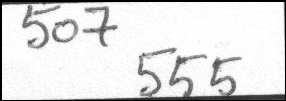
#> input picture clips/a46.png, 286 x 101 px, found by its file name
$ python recorgnizer.py
#> lines starting #> are read from the running program, lines starting #| are printed output that depends on the picture; after the words box and inside, x2 and y2 are one past the last pixel; in counts of white or black regions, pixels touching at a corner belong together
import cv2
import pytesseract
import numpy as np

#pytesseract.pytesseract.tesseract_cmd = r"C:\Program Files\Tesseract-OCR\tesseract.exe"

# Load image, grayscale, Otsu's threshold
image = cv2.imread(r'D:\study\SIH\clips\a46.png')
#> image is the input picture: shape (101, 286, 3); min 0, max 255, mean 224.5
gray = cv2.cvtColor(image, cv2.COLOR_BGR2GRAY)
thresh = cv2.threshold(gray, 0, 255, cv2.THRESH_BINARY_INV + cv2.THRESH_OTSU)[1]
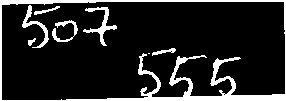
#> thresh: shape (101, 286); 13.5% white; 8 white regions (1 under 20 px), largest, box (x1, y1, x2, y2) and area: (0, 0, 286, 101) 2971, (83, 7, 117, 46) 319, (22, 5, 49, 48) 251

# Repair horizontal table lines
kernel = cv2.getStructuringElement(cv2.MORPH_RECT, (5,1))
thresh = cv2.morphologyEx(thresh, cv2.MORPH_CLOSE, kernel, iterations=1)
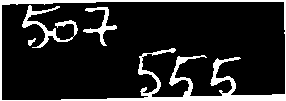
#> thresh: shape (101, 286); 13.9% white; 4 white regions, box (x1, y1, x2, y2) and area: (0, 0, 286, 101) 3092, (22, 5, 78, 48) 556, (83, 7, 117, 46) 331, (28, 38, 36, 46) 34

# Remove horizontal lines
horizontal_kernel = cv2.getStructuringElement(cv2.MORPH_RECT, (55,2))
detect_horizontal = cv2.morphologyEx(thresh, cv2.MORPH_OPEN, horizontal_kernel, iterations=2)
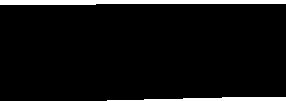
#> detect_horizontal: shape (101, 286); 6% white; 2 white regions
cnts = cv2.findContours(detect_horizontal, cv2.RETR_EXTERNAL, cv2.CHAIN_APPROX_SIMPLE)
#> cnts = 2 contours; box (x1, y1, x2, y2) and area: (0, 0, 286, 5) 950, (107, 97, 286, 101) 308
cnts = cnts[0] if len(cnts) == 2 else cnts[1]
for c in cnts:
    cv2.drawContours(image, [c], -1, (255,255,255), 9)
#> this loop made 2 passes
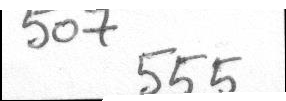
#> image: shape (101, 286, 3); 13.4% of pixels changed, all inside (x1, y1, x2, y2) = (0, 0, 286, 101)

# Remove vertical lines
vertical_kernel = cv2.getStructuringElement(cv2.MORPH_RECT, (2,55))
#> vertical_kernel = 55 pairs, first value 1 to 1, second value 1 to 1
detect_vertical = cv2.morphologyEx(thresh, cv2.MORPH_OPEN, vertical_kernel, iterations=2)
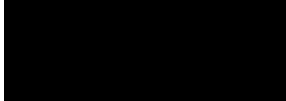
#> detect_vertical: shape (101, 286); 1.4% white; 1 white region
cnts = cv2.findContours(detect_vertical, cv2.RETR_EXTERNAL, cv2.CHAIN_APPROX_SIMPLE)
#> cnts = 1 contour; box (x1, y1, x2, y2) and area: (0, 0, 4, 101) 300
cnts = cnts[0] if len(cnts) == 2 else cnts[1]
#> cnts = [[[0, 0], [0, 100], [3, 100], [3, 0]]]
for c in cnts:
    cv2.drawContours(image, [c], -1, (255,255,255), 9)
#> this loop made 1 pass
#> c on pass 1: [[0, 0], [0, 100], [3, 100], [3, 0]]
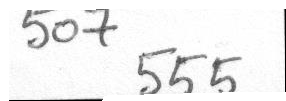
#> image: shape (101, 286, 3); 2.67% of pixels changed, all inside (x1, y1, x2, y2) = (0, 10, 9, 101)

# Perform OCR
#> (the run stopped early here; a loop or call above may not have finished)

$ run again, with clips/a1.png copied over clips/a46.png
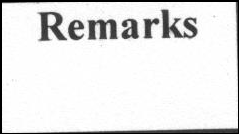
#> input picture clips/a1.png, 239 x 134 px, found by its file name
#> image is the input picture: shape (134, 239, 3); min 0, max 255, mean 228.9
#> `thresh = cv2.threshold(gray, 0, 255, cv2.THRESH_BINARY_INV + cv2.THRES..`:
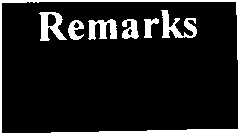
#> thresh: shape (134, 239); 11% white; 7 white regions, largest, box (x1, y1, x2, y2) and area: (0, 0, 239, 134) 1679, (161, 10, 197, 38) 453, (39, 12, 67, 41) 425
#> detect_horizontal: shape (134, 239); 3.7% white; 2 white regions
#> `cnts = cv2.findContours(detect_horizontal, cv2.RETR_EXTERNAL, cv2.CHAI..`: cnts = 2 contours; box (x1, y1, x2, y2) and area: (0, 0, 239, 4) 714, (99, 132, 239, 134) 92
#> the loop `for c in cnts:` made 2 passes
#> c on pass 2: [[0, 0], [0, 3], [238, 3], [238, 0]]
#> vertical_kernel = 55 pairs, first value 1 to 1, second value 1 to 1
#> detect_vertical: shape (134, 239); 1.7% white; 1 white region
#> `cnts = cv2.findContours(detect_vertical, cv2.RETR_EXTERNAL, cv2.CHAIN_..`: cnts = 1 contour; box (x1, y1, x2, y2) and area: (0, 0, 4, 134) 399
#> `cnts = cnts[0] if len(cnts) == 2 else cnts[1]`: cnts = [[[0, 0], [0, 133], [3, 133], [3, 0]]]
#> the loop `for c in cnts:` made 1 pass
#> c on pass 1: [[0, 0], [0, 133], [3, 133], [3, 0]]
#> after the loop `for c in cnts:`:
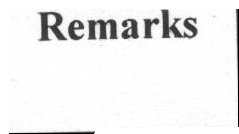
#> image: shape (134, 239, 3); min 0, max 255, mean 239.5

$ run again, with clips/a10.png copied over clips/a46.png
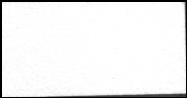
#> input picture clips/a10.png, 187 x 98 px, found by its file name
#> image is the input picture: shape (98, 187, 3); min 0, max 255, mean 238.5
#> `thresh = cv2.threshold(gray, 0, 255, cv2.THRESH_BINARY_INV + cv2.THRES..`:
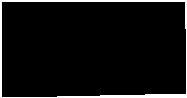
#> thresh: shape (98, 187); 6.2% white; 1 white region, box (x1, y1, x2, y2) and area: (0, 0, 187, 98) 1129
#> detect_horizontal: shape (98, 187); 4.6% white; 2 white regions
#> `cnts = cv2.findContours(detect_horizontal, cv2.RETR_EXTERNAL, cv2.CHAI..`: cnts = 2 contours, 1 with area under 20; largest, box (x1, y1, x2, y2) and area: (0, 0, 187, 4) 558
#> the loop `for c in cnts:` made 2 passes
#> c on passes 1 to 2: [[100, 97], [186, 97]], [[0, 0], [0, 3], [186, 3], [186, 0]]
#> vertical_kernel = 55 pairs, first value 1 to 1, second value 1 to 1
#> detect_vertical: shape (98, 187); 2.1% white; 1 white region
#> `cnts = cv2.findContours(detect_vertical, cv2.RETR_EXTERNAL, cv2.CHAIN_..`: cnts = 1 contour; box (x1, y1, x2, y2) and area: (0, 0, 4, 98) 291
#> `cnts = cnts[0] if len(cnts) == 2 else cnts[1]`: cnts = [[[0, 0], [0, 97], [3, 97], [3, 0]]]
#> the loop `for c in cnts:` made 1 pass
#> c on pass 1: [[0, 0], [0, 97], [3, 97], [3, 0]]
#> after the loop `for c in cnts:`:
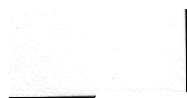
#> image: shape (98, 187, 3); min 0, max 255, mean 250.8

$ run again, with clips/a100.png copied over clips/a46.png
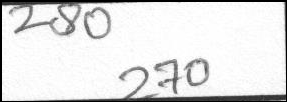
#> input picture clips/a100.png, 287 x 102 px, found by its file name
#> image is the input picture: shape (102, 287, 3); min 0, max 255, mean 225.5
#> `thresh = cv2.threshold(gray, 0, 255, cv2.THRESH_BINARY_INV + cv2.THRES..`:
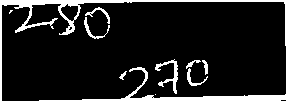
#> thresh: shape (102, 287); 12.2% white; 10 white regions (2 under 20 px), largest, box (x1, y1, x2, y2) and area: (0, 0, 287, 102) 2937, (155, 59, 178, 94) 225, (84, 17, 110, 39) 106
#> detect_horizontal: shape (102, 287); 6.6% white; 2 white regions
#> `cnts = cv2.findContours(detect_horizontal, cv2.RETR_EXTERNAL, cv2.CHAI..`: cnts = 2 contours; box (x1, y1, x2, y2) and area: (0, 0, 287, 6) 1073, (82, 98, 287, 102) 376
#> the loop `for c in cnts:` made 2 passes
#> vertical_kernel = 55 pairs, first value 1 to 1, second value 1 to 1
#> detect_vertical: shape (102, 287); 1.4% white; 1 white region
#> `cnts = cv2.findContours(detect_vertical, cv2.RETR_EXTERNAL, cv2.CHAIN_..`: cnts = 1 contour; box (x1, y1, x2, y2) and area: (0, 0, 4, 102) 303
#> `cnts = cnts[0] if len(cnts) == 2 else cnts[1]`: cnts = [[[0, 0], [0, 101], [3, 101], [3, 0]]]
#> the loop `for c in cnts:` made 1 pass
#> c on pass 1: [[0, 0], [0, 101], [3, 101], [3, 0]]
#> after the loop `for c in cnts:`:
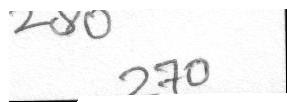
#> image: shape (102, 287, 3); min 0, max 255, mean 243.4
